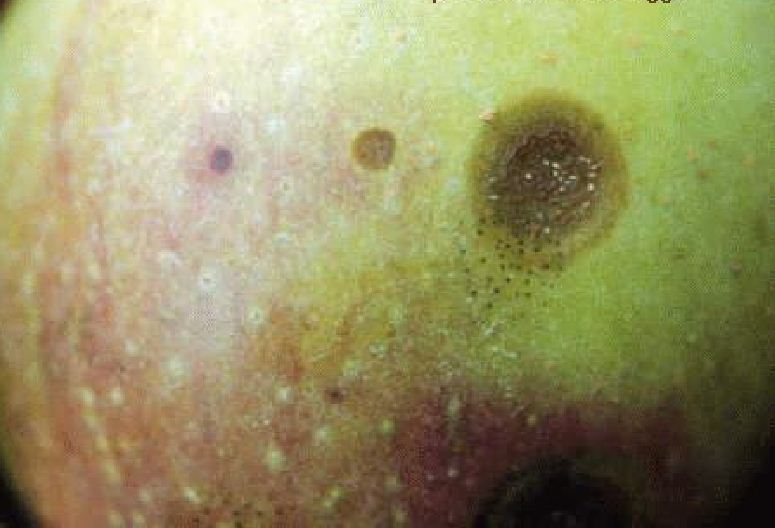
#> input picture 1_data set/rot/rot (1).JPG, 775 x 528 px; its folder holds only this picture in this run
$ python superpixel.py   (Python 2 division)   (older library calls are emulated)
#> lines starting #> are read from the running program, lines starting #| are printed output that depends on the picture; after the words box and inside, x2 and y2 are one past the last pixel; in counts of white or black regions, pixels touching at a corner belong together
# import the necessary packages
from skimage.feature import greycomatrix, greycoprops
from skimage.segmentation import slic
from skimage.segmentation import mark_boundaries
from texture import local_binary_pattern
from skimage.util import img_as_float
from skimage import data
from sklearn.svm import SVC
from sklearn.metrics import confusion_matrix
from sklearn.preprocessing import normalize
from sklearn.model_selection import train_test_split
from sklearn.model_selection import cross_val_score
import numpy as np
import scipy.stats
import matplotlib.pyplot as plt
import numpy as np
import argparse
import cv2

# [5 lines left out: function crop_image, not called in this run]


def getHB(image,mask1):
	segimg1 = cv2.bitwise_and(image, image, mask = mask1)

	seghsv1 = cv2.cvtColor(segimg1, cv2.COLOR_BGR2HSV)

	segLab1 = cv2.cvtColor(segimg1, cv2.COLOR_BGR2Lab)


	mean1 =  np.mean(np.mean(seghsv1,axis=0),axis=0)[0]
	mean2 =  np.mean(np.mean(segLab1,axis=0),axis=0)[2]

	return mean1,mean2


# [53 lines left out: functions getFeatures, getLBPFeatures, getGLCMFeatures, not called in this run]

	# histogram = np.asarray((unique, counts)).T #=scipy.stats.itemfreq(lbp_image.ravel())
	# mssg=""
	# # if(c==ord('o')):
	# # 	mssg = mssg + "1"
	# # 	print c
	# # elif(c=='p'):
	# # 	mssg=mssg+"2"
	# # elif(c=='['):
	# # 	mssg = mssg + "3"
	# # elif(c==']'):
	# # 	mssg = mssg + "4"
	# mssg = mssg+str(xs)
	# mssg=mssg+str(label)+"\n"

	# filename.write(mssg)

def getDistance(image,mask1,mask2):
	segimg1 = cv2.bitwise_and(image, image, mask = mask1)
	segimg2 = cv2.bitwise_and(image, image, mask = mask2)

	seghsv1 = cv2.cvtColor(segimg1, cv2.COLOR_BGR2HSV)
	seghsv2 = cv2.cvtColor(segimg2, cv2.COLOR_BGR2HSV)

	segLab1 = cv2.cvtColor(segimg1, cv2.COLOR_BGR2Lab)
	segLab2 = cv2.cvtColor(segimg2, cv2.COLOR_BGR2Lab)

	hsvmean1 =  np.mean(np.mean(seghsv1,axis=0),axis=0)[0]
	hsvmean2 =  np.mean(np.mean(seghsv2,axis=0),axis=0)[0]

	Labmean1 =  np.mean(np.mean(segLab1,axis=0),axis=0)[2]
	Labmean2 =  np.mean(np.mean(segLab2,axis=0),axis=0)[2]

	dist = ((hsvmean1-hsvmean2)**2 + (Labmean1-Labmean2)**2)**0.5

	return dist


# [15 lines left out: functions build_filters, process, not called in this run]


# f1 = open("rotten.txt","a",0)
# filters = build_filters()

xs=[]
ys=[]

xr=[]
yr=[]

for i in range (1,31):

	print "1_data set/rot/rot ("+str(i)+").JPG"
	if(i<=63): image = cv2.imread("1_data set/rot/rot ("+str(i)+").JPG")
#> image is the input picture: shape (528, 775, 3); mean B, G, R 100.2, 146.2, 150
	else: image = cv2.imread("1_data set/rot/rot ("+str(i)+").jpg")

	image = cv2.resize(image,(320,240))
#> image: shape (240, 320, 3)
	segments = slic(img_as_float(image), n_segments = 20, sigma = 5)
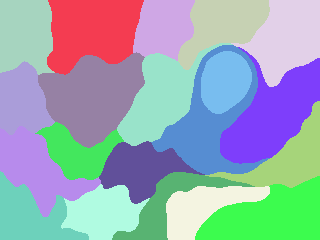
#> segments: shape (240, 320) int64; 20 distinct labels, from 1 to 20; one colour per label, 0 black


	# show the output of SLIC
	fig = plt.figure("Superpixels")
	ax = fig.add_subplot(1, 1, 1)
	ax.imshow(mark_boundaries(img_as_float(cv2.cvtColor(image, cv2.COLOR_BGR2RGB)), segments,color=(0,0,0),outline_color=(0,0,0)))
	plt.axis("off")
	plt.show()
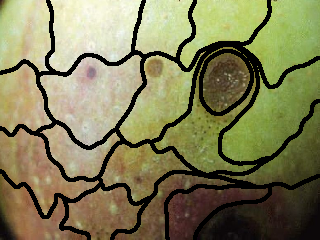
#> shown: shape (240, 320, 3) float64; mean R, G, B 0.504, 0.493, 0.34

	flag = []
	Masks = []
	# loop over the unique segment values
	for (i, segVal) in enumerate(np.unique(segments)):
		# construct a mask for the segment
		# print "[x] inspecting segment %d" % (i)
		mask = np.zeros(image.shape[:2], dtype = "uint8")
		mask[segments == segVal] = 255

		# show the masked region
		# cv2.imshow("Mask", mask)
		if(getHB(image,mask)[0] not in flag):
			flag.append(getHB(image,mask)[0])
			adding = []
			for (j, segVal1) in enumerate(np.unique(segments)):

				if(i!=j):
					mask2 = np.zeros(image.shape[:2], dtype = "uint8")
					mask2[segments == segVal1] = 255
					# mask1=mask+mask2
					# segimg = cv2.bitwise_and(image, image, mask = mask1)
					# cv2.imshow("Applied"+str(i), segimg)

					if(getDistance(image,mask,mask2)<=1.5 and (getHB(image,mask2)[0] not in flag)):
						adding.append(mask2)
						# np.delete(segments,j)
						# print len(segments)
					# print str(j)+" --> "+str(getDistance(image,mask,mask2))
			for j in adding:
				mask=mask+j
				flag.append(getHB(image,j)[0])

			Masks.append(mask)
#> this loop made 20 passes
#> pass 1, in getHB, `segimg1 = cv2.bitwise_and(image, image, mask = mask1)`:
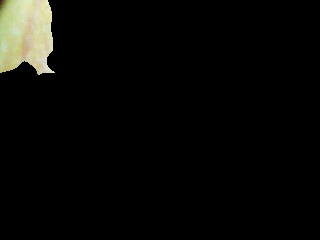
#> segimg1: shape (240, 320, 3); mean B, G, R 7.3, 9.5, 9.4
#> pass 1, in getDistance, `segimg2 = cv2.bitwise_and(image, image, mask = mask2)`:
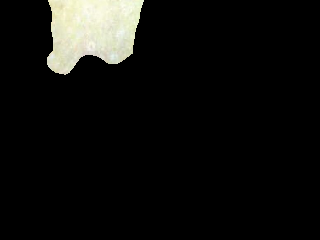
#> segimg2: shape (240, 320, 3); mean B, G, R 14.5, 16.5, 16.4
#> after the loop:
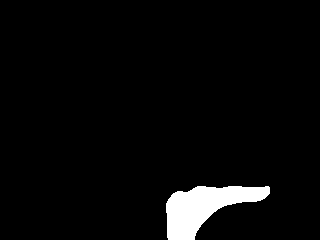
#> mask: shape (240, 320); 3.8% white; 1 white region, box (x1, y1, x2, y2) and area: (166, 186, 270, 240) 2950
#> after the loop, Masks = 3 items; adding = []; flag = [1.4, 2.21, 1.36, 1.69, 1.84, 1.99, 0.726, 2.12, 0.794, 1.35, 0.681, 0.909, 0.992, 0.728, 0.562, 0.684, 0.459, 2.3, 2.9, 2.76]

		# [11 lines of commented-out code are left out]
	i=0
#> i = 0
	for mask in Masks:
		print "[x] inspecting segment %d" % (i)
		segimg = cv2.bitwise_and(image, image, mask = mask)
		cv2.imshow("Applied"+str(i), segimg)
		i=i+1
#> this loop made 3 passes
#| [x] inspecting segment 0
#| [x] inspecting segment 1
#| [x] inspecting segment 2
#> pass 1, `segimg = cv2.bitwise_and(image, image, mask = mask)`:
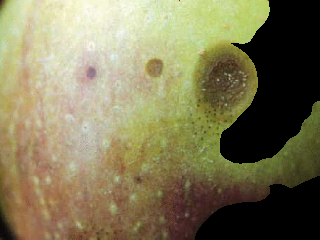
#> segimg: shape (240, 320, 3); mean B, G, R 88.2, 122.5, 129.1
#> pass 3, `segimg = cv2.bitwise_and(image, image, mask = mask)`:
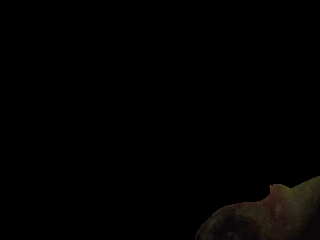
#> segimg: shape (240, 320, 3); mean B, G, R 1.2, 1.7, 2.2
#> after the loop, i = 3
		# [6 lines of commented-out code are left out]
	cv2.waitKey(0)
	cv2.destroyAllWindows()

#> (the run stopped early here; a loop or call above may not have finished)
